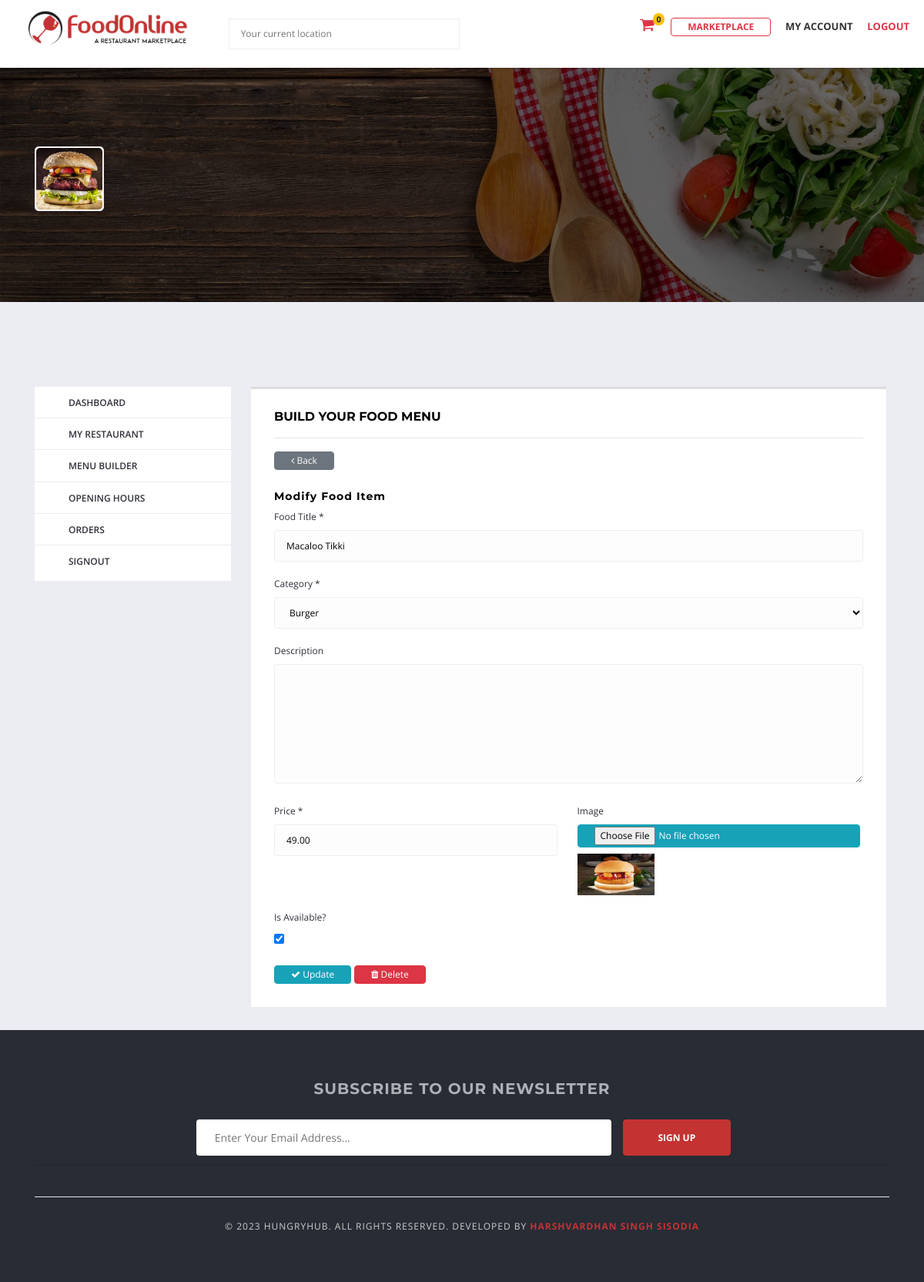
The app's page /vendor/menu_builder/food/edit/1/ (signed in) with its own data.
### menu/models.py (models this page shows, shortened)
class FoodItem(models.Model):
    vendor = models.ForeignKey(Vendor, on_delete=models.CASCADE)
    category = models.ForeignKey(Category, on_delete=models.CASCADE, related_name='fooditems')
    food_title = models.CharField(max_length=50)
    slug = models.SlugField(max_length=100, unique=True)
    description = models.TextField(max_length=250,blank = True)
    price = models.DecimalField(max_digits=10, decimal_places=2)
    image = models.ImageField(upload_to='food_images')
    is_available = models.BooleanField(default=True)
    created_at = models.DateTimeField(auto_now_add=True)
    updated_at = models.DateTimeField(auto_now=True)

### vendor/views.py (the view)
# urls.py: path('menu_builder/food/edit/<int:pk>/', views.edit_food, name='edit_food'),
@login_required(login_url='login')
@user_passes_test(check_role_vendor)
def edit_food(request,pk =None):
    food = get_object_or_404(FoodItem, pk = pk)
    vendor = Vendor.objects.get(user=request.user)
    if request.method == "POST":
        form = FoodItemForm(request.POST, instance=food)
        if form.is_valid():
            foodtitle = form.cleaned_data['food_title']
            food = form.save(commit = False)
            food.vendor = vendor
            food.slug = slugify(foodtitle)
            form.save()
            messages.success(request, 'Food Item updated sucessfully!')
            return redirect('fooditems_by_category', food.category.id)
        else:
            print(form.errors)
    else:
        form = FoodItemForm(instance= food)
        form.fields['category'].queryset = Category.objects.filter(vendor = vendor)
    context = {
        'form' : form,
        'food' : food,
    }
    return render(request, 'vendor/edit_food.html', context)

### menu/forms.py
class FoodItemForm(forms.ModelForm):
    image = forms.FileField(widget = forms.FileInput(attrs = { 'class' : 'btn btn-info w-100'}), validators = [allow_only_images_validator])
    class Meta:
        model = FoodItem
        fields = ['category', 'food_title', 'description', 'price', 'image', 'is_available']

### accounts/views.py (called while the page is built)
def check_role_vendor(user):
    if user.role == 1:
        return True
    else:
        raise PermissionDenied

### marketplace/context_processors.py (called while the page is built)
def get_cart_counter(request):
    cart_count = 0
    if request.user.is_authenticated:
        try:
            cart_items = Cart.objects.filter(user=request.user)
            if cart_items:
                for cart_item in cart_items:
                    cart_count += cart_item.quantity
            else:
                cart_count = 0
        except:
            cart_count = 0
    return dict(cart_count=cart_count)

### menu/models.py (called while the page is built)
    def __str__(self):
        return self.category_name

### templates/vendor/edit_food.html (shortened to what this page needs)
{% extends 'base.html' %}
{% load static %}
{% block content %}
<div class="main-section">
    {% include 'includes/cover.html' %}
    <div class="page-section account-header buyer-logged-in">
        <div class="container">
            <div class="row">
                <div class="col-lg-3 col-md-3 col-sm-12 col-xs-12">
                    {% include 'includes/v_sidebar.html' %}
                </div>
                <div class="col-lg-9 col-md-9 col-sm-12 col-xs-12">
                    <div class="user-dashboard loader-holder">
                        <div class="user-holder">
                            <h5 class="text-uppercase">Build Your Food Menu</h5>
							<hr>
                            <button class="btn btn-secondary" onclick="history.back()"><i class="fa fa-angle-left" aria-hidden="true"></i> Back</button>
                            <br><br>
                            <h6>Modify Food Item</h6>
                            <form action="{% url 'edit_food' food.id %}" method="POST" enctype="multipart/form-data">
                                <div class="form-fields-set">
                                    <div class="row">
                                        <div class="col-lg-12 col-md-12 col-sm-12">
                                            <div class="field-holder">
                                                <label >Food Title *</label>
                                                {{form.food_title}}
                                            </div>
                                        </div>
                                        <div class="col-lg-12 col-md-12 col-sm-12">
                                            <div class="field-holder">
                                                <label >Category *</label>
                                                {{form.category}}
                                            </div>
                                        </div>
                                        <div class="col-lg-12 col-md-12 col-sm-12">
                                            <div class="field-holder">
                                                <label >Description</label>
                                                {{form.description}}
                                            </div>
                                        </div>
                                        <div class="col-lg-6 col-md-6 col-sm-12">
                                            <div class="field-holder">
                                                <label >Price *</label>
                                                {{form.price}}
                                            </div>
                                        </div>
                                        <div class="col-lg-6 col-md-6 col-sm-12">
                                            <div class="field-holder">
                                                <label >Image</label>
                                                {{form.image}}
                                                <img src="{{ food.image.url }}" alt="Food Image" width="100" class="mt-2">
                                            </div>
                                        </div>
                                        <div class="col-lg-6 col-md-6 col-sm-12">
                                            <div class="field-holder">
                                                <label >Is Available?</label>
                                                {{form.is_available}}
                                            </div>
                                        </div>
                                    </div>
                                </div>
                                <button type="submit" class="btn btn-info"><i class="fa fa-check" aria-hidden="true"></i> Update</button>
                                <a href="{% url 'delete_food' food.id %}" onclick="return confirm('Are you sure you want to delete this food?')" class="btn btn-danger"><i class="fa fa-trash" aria-hidden="true"></i> Delete</a>
                            </form>
                        </div>
                    </div>
                </div>
            </div>
        </div>
    </div>
</div>
{% endblock %}

### HungryHub/static/css/custom.css (style rules this page uses)
.btn { padding: 2px 1.75em; font-size: 12px; cursor: pointer; }

### templates/base.html (style rules this page uses)
body, .main-section p, .mce-content-body p { font:Normal 14px/24px "Open Sans", sans-serif;letter-spacing: 0px;text-transform: none;color: #515151 !important; }

### records on screen
FoodItem: food_title "Macaloo Tikki", category "Burger", price "49.00", image (picture), is_available "☑"

### other values on screen
{{ cart_count }} "0"
